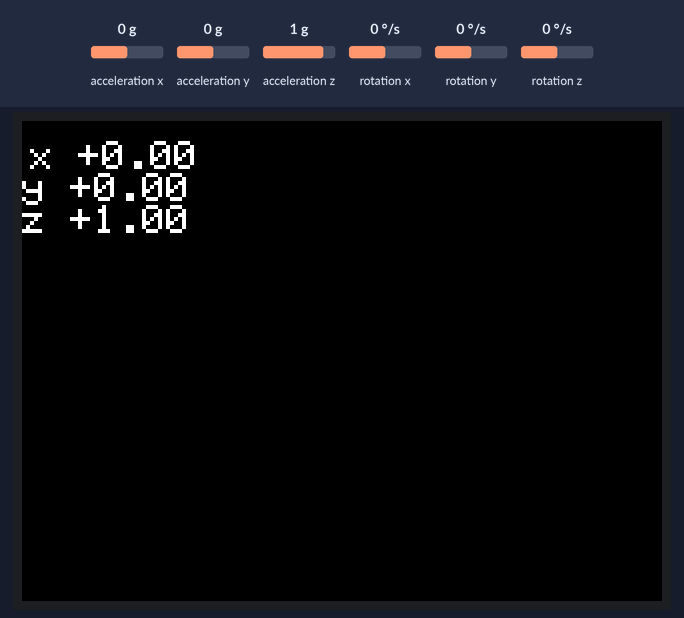
This program was run on a simulated ESP32-S3. On the bench: 320×240 colour display. The inputs (shaded band) are chosen by the test bench; at power-on: acceleration x 0 g, acceleration y 0 g, acceleration z 1 g, rotation x 0 °/s, rotation y 0 °/s, rotation z 0 °/s. What the program prints to the serial monitor is not drawn.

Above: at 2.8 s.
2.9 s: acceleration x set to -1.4 g
At 3.7 s:
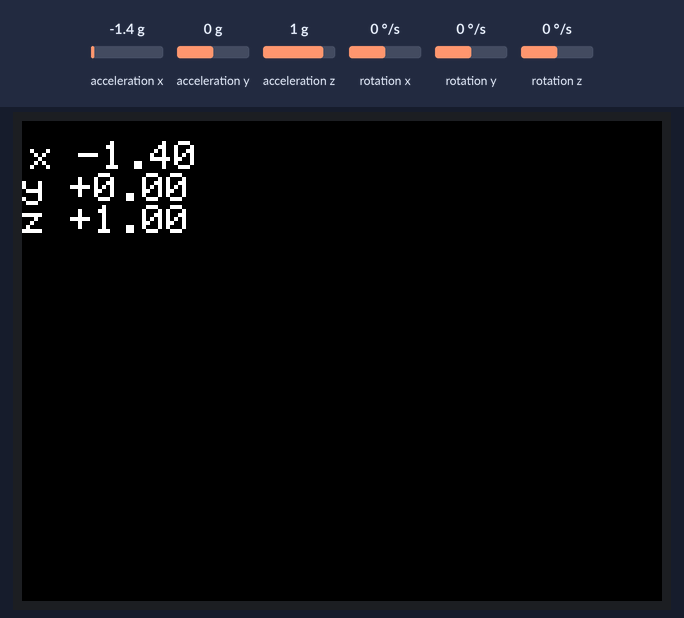
4.6 s: acceleration y set to -1.4 g
At 5.6 s:
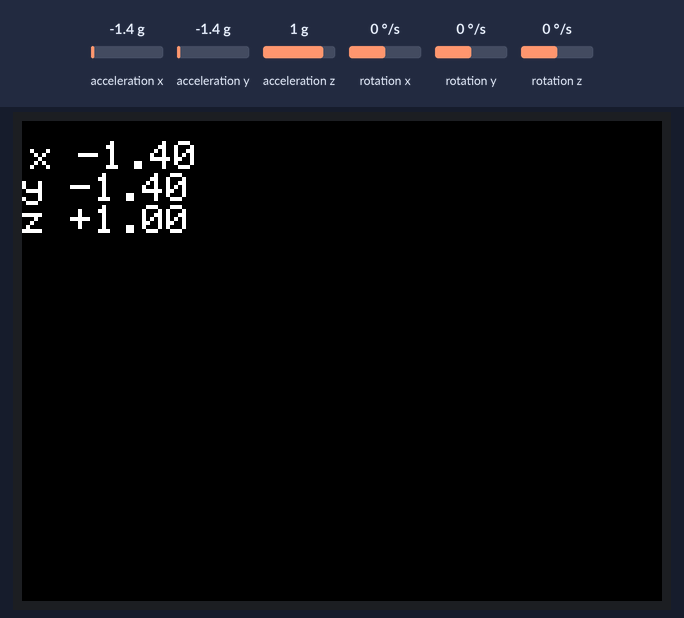
6.3 s: acceleration z set to -1.4 g
At 7.4 s:
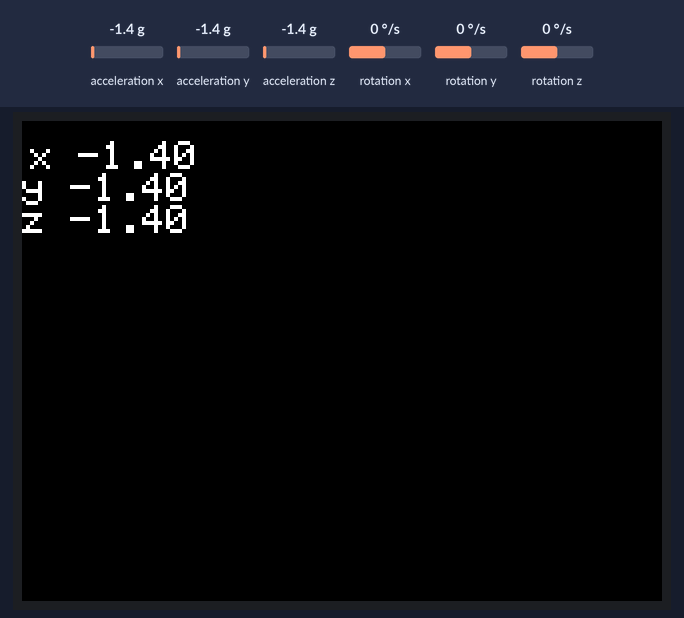
9.3 s: acceleration x set to -0.8 g
At 10.6 s:
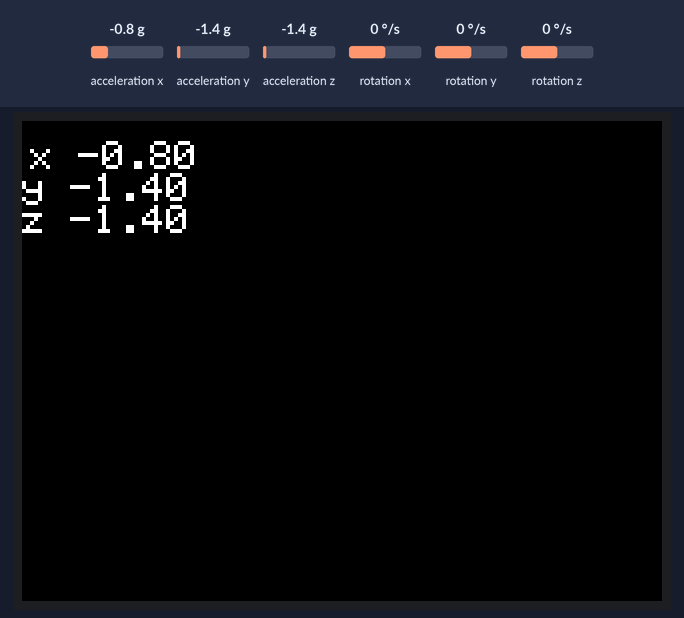
11.0 s: acceleration y set to -0.8 g
At 11.5 s:
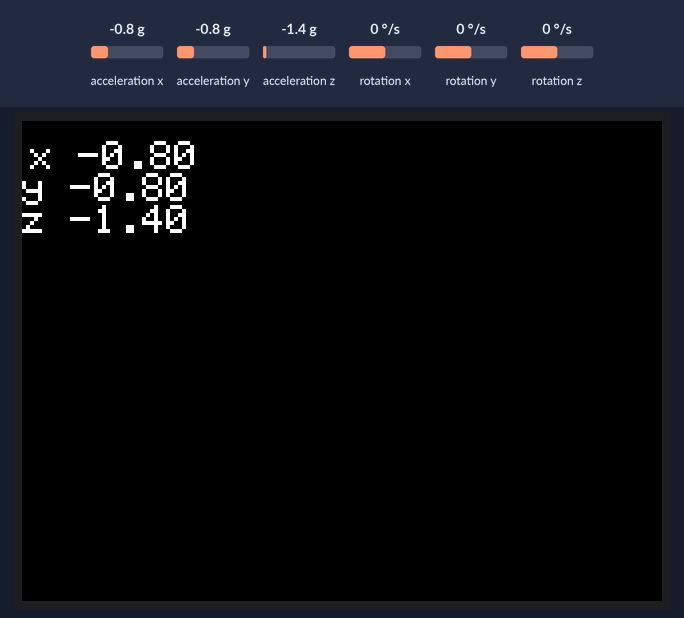
Timing chart, 0 to 14.0 s (numbered marks = the images above; inputs shaded):
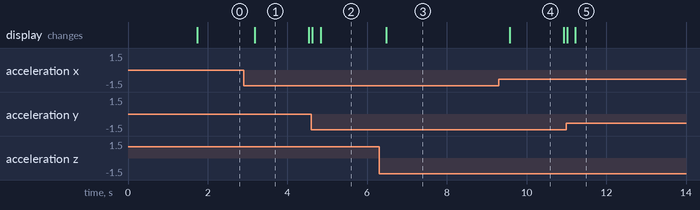

The program:

main.cpp
```cpp
// One line per IMU sample, 50 Hz: "ms ax ay az gx gy gz" (g, deg/s), the
// format tests/test_firmware_raise.py feeds raise_gesture.h. Lines starting
// with '#' are comments. The screen shows the live gravity vector.
#include <M5Unified.h>

void setup() {
  auto cfg = M5.config();
  M5.begin(cfg);
  Serial.begin(115200);
  M5.Display.setTextSize(2);
  delay(1500);
  Serial.printf("# imu_logger: imu=%d (0 none, else M5Unified imu_t)\n", (int)M5.Imu.getType());
}

void loop() {
  static uint32_t next = 0;
  uint32_t now = millis();
  if ((int32_t)(now - next) < 0) return;
  next = now + 20;
  M5.Imu.update();
  auto d = M5.Imu.getImuData();
  Serial.printf("%lu %.4f %.4f %.4f %.2f %.2f %.2f\n", (unsigned long)now, d.accel.x, d.accel.y,
                d.accel.z, d.gyro.x, d.gyro.y, d.gyro.z);
  static uint32_t lastDraw = 0;
  if (now - lastDraw > 200) {
    lastDraw = now;
    M5.Display.fillScreen(TFT_BLACK);
    M5.Display.setCursor(4, 10);
    M5.Display.printf("x %+.2f\ny %+.2f\nz %+.2f", d.accel.x, d.accel.y, d.accel.z);
  }
}
```

Measured:
- after the input at 2.9 s, the display: changes after 0.28 s (image 1)
- after the input at 4.6 s, the display: first differs from a run without the input after 0.23 s (image 2)
- after the input at 6.3 s, the display: changes after 0.18 s (image 3)
- after the input at 9.3 s, the display: changes after 0.28 s (image 4)
- after the input at 11.0 s, the display: first differs from a run without the input after 0.23 s (image 5)
- what the display in image 1 shows lasts 1.3 s, from 3.2 s to 4.5 s
